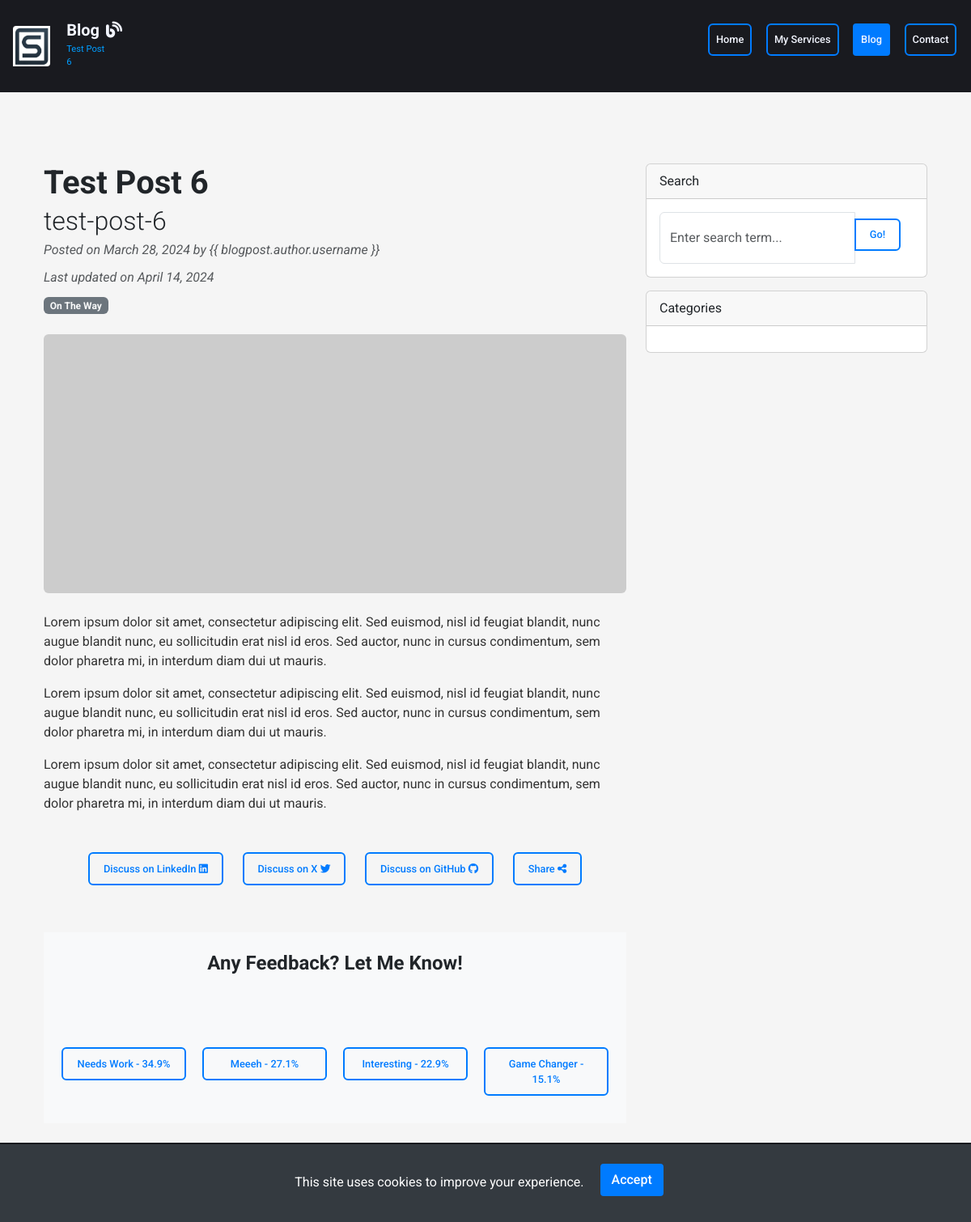
/blog/post/6/, run on the app's committed database.
### blog/models.py (models this page shows, shortened)
class BlogPost(models.Model):
    title = models.CharField(max_length=200)
    slug = models.SlugField(max_length=250, unique_for_date='created_at', null=True, blank=True)
    content = models.TextField()
    created_at = models.DateTimeField(auto_now_add=True)
    updated_at = models.DateTimeField(auto_now=True)
    image = models.ImageField(upload_to='blog_images/', blank=True, null=True)
    author = models.ForeignKey(User, on_delete=models.CASCADE, null=True)
    categories = models.ManyToManyField(Category, related_name='blog_posts')
    needs_work_votes = models.PositiveIntegerField(default=0)
    meh_votes = models.PositiveIntegerField(default=0)
    interesting_votes = models.PositiveIntegerField(default=0)
    game_changer_votes = models.PositiveIntegerField(default=0)

class Category(models.Model):
    name = models.CharField(max_length=100)

### blog/views.py (the view)
# urls.py: path('post/<int:pk>/', BlogPostDetailView.as_view(), name='blog_detail'),
class BlogPostDetailView(DetailView):
    model = BlogPost
    template_name = 'blog/blogpost_detail.html'
    def get_context_data(self, **kwargs):
        context = super().get_context_data(**kwargs)
        blogpost = context.get('blogpost')
        friendly_names = {
            'needs_work': 'Needs Work',
            'meh': 'Meeeh',
            'interesting': 'Interesting',
            'game_changer': 'Game Changer'
        }
        context['choices'] = friendly_names
        context['vote_form'] = BlogPostVoteForm()
        total_votes = sum(getattr(blogpost, f"{choice}_votes") for choice in friendly_names)
        context['vote_percentages'] = {
            choice: (getattr(blogpost, f"{choice}_votes") / total_votes * 100 if total_votes > 0 else 0)
            for choice in friendly_names
        }
        return context

### blog/forms.py
class BlogPostVoteForm(forms.Form):
    VOTE_CHOICES = (
        ('needs_work', 'Needs Work'),
        ('meh', 'Meh'),
        ('interesting', 'Interesting'),
        ('game_changer', 'Game Changer'),
    )
    vote = forms.ChoiceField(choices=VOTE_CHOICES, widget=forms.RadioSelect)

### blog/templatetags/blog_extras.py (called while the page is built)
@register.filter
def get_item(dictionary, key):
    return dictionary.get(key)

### blog/templates/blog/blogpost_detail.html (shortened to what this page needs)
{% extends "base.html" %}
{% load blog_extras %}
{% block content %}
<div class="container mt-5">
  <div class="row">
    <div class="col-lg-8">
      <article>
        <header class="mb-4">
          <h1 class="fw-bolder mb-1">{{ blogpost.title }}</h1>
          <h2 class="fw-light mb-1">{{ blogpost.slug }}</h2>
          <div class="text-muted fst-italic mb-2">Posted on {{ blogpost.created_at|date:'F d, Y' }} by {{
            blogpost.author.username }}
          </div>
          <div class="text-muted fst-italic mb-2">Last updated on <time
              datetime="{{ blogpost.updated_at|date:'Y-m-d' }}">{{ blogpost.updated_at|date:'F d, Y' }}</time></div>
          <div>
            {% for category in blogpost.categories.all %}
            <a class="badge bg-secondary text-decoration-none link-light" href="#"
              aria-label="Category: {{ category.name }}">{{ category.name }}</a>
            {% endfor %}
          </div>
        </header>
        <figure class="mb-4">
          {% if blogpost.image %}
          <img class="img-fluid rounded" src="{{ blogpost.image.url }}" alt="{{ blogpost.title }}" />
          {% else %}
          <img class="img-fluid rounded" src="https://dummyimage.com/900x400/ced4da/6c757d.jpg"
            alt="default image for {{ blogpost.title }}" />
          {% endif %}
        </figure>
        <section class="mb-5">
          <div class="comment-container">
              {{ blogpost.content|linebreaks }}
              <div class="social-discussion-buttons text-center mt-4">
                  <a href="https://www.linkedin.com/shareArticle?mini=true&url={{ request.build_absolute_uri }}"
                     class="btn btn-outline-primary mt-2 comment-button" target="_blank">
                      Discuss on LinkedIn <i class="fab fa-linkedin"></i>
                  </a>
                  <a href="https://x.com/intent/tweet?text=Check out this blog post&url={{ request.build_absolute_uri }}"
                     class="btn btn-outline-primary mt-2 comment-button" target="_blank">
                      Discuss on X <i class="fab fa-twitter"></i>
                  </a>
                  <a href="https://github.com/your-repo/your-project/issues/new?title=Discussion about {{ blogpost.title|urlencode }}"
                     class="btn btn-outline-primary mt-2 comment-button" target="_blank">
                      Discuss on GitHub <i class="fab fa-github"></i>
                  </a>
                  <button id="shareBtn" class="btn btn-outline-primary mt-2 comment-button">
                      Share <i class="fas fa-share-alt"></i>
                  </button>
              </div>
          </div>
      </section>
      </article>
      <section class="poll-voting-section bg-light py-4 my-4">
        <div class="container">
          <h4 class="text-center mb-4">Any Feedback? Let Me Know!</h4>
          <div class="vote-container">
            {% for key, display_name in choices.items %}
            <button type="button" class="btn btn-outline-primary mt-2 align-self-start vote-button"
              data-vote-type="{{ key }}" data-post-id="{{ blogpost.pk }}">
              {{ display_name }} - <span id="vote_{{ key }}_percent">
                {{ vote_percentages|get_item:key|floatformat:"1" }}%
              </span>
            </button>
            {% endfor %}
          </div>
        </div>
      </section>
    </div>
    <div class="col-lg-4">
      <div class="card mb-3">
        <div class="card-header">Search</div>
        <div class="card-body">
          <div class="input-group">
            <input class="form-control" type="text" placeholder="Enter search term..." aria-label="Enter search term..."
              aria-describedby="button-search" />
            <button class="btn btn-outline-primary mt-2 align-self-start" id="button-search" type="button">Go!</button>
          </div>
        </div>
      </div>
      <div class="card mb-4">
        <div class="card-header">Categories</div>
        <div class="card-body">
        </div>
      </div>
    </div>
  </div>
  {% endblock %}

### static/css/base.css (style rules this page uses)
* { margin: 0; padding: 0; box-sizing: border-box; }
body { font-family: 'Roboto', Arial, sans-serif; font-size: 1rem; line-height: 1.6; color: #333; background-color: #f5f5f5; }
h1, h2, h3, h4, h5, h6 { margin-top: 0; margin-bottom: 0.5em; color: #212529; font-weight: 700; }
h1 { font-size: 2.5rem; }
h2 { font-size: 2rem; }
h4 { font-size: 1.5rem; }
p { margin-bottom: 1rem; font-size: 1rem; line-height: 1.5; color: #333; }
a { color: #007bff; text-decoration: none; transition: color 0.3s ease; }
.text-center { text-align: center; }
.mb-1 { margin-bottom: 0.25rem; }
.mt-2 { margin-top: 0.5rem; }
.mb-2 { margin-bottom: 0.5rem; }
.mb-3 { margin-bottom: 1rem; }
.mt-4 { margin-top: 1.5rem; }
.mb-4 { margin-bottom: 1.5rem; }
.mt-5 { margin-top: 3rem; }
.mb-5 { margin-bottom: 3rem; }

### static/css/components.css (style rules this page uses)
.btn { background-color: #343a40; color: #ffffff; border: 2px solid transparent; padding: 0.55rem 1.05rem; font-size: 0.8rem; border-radius: 0.375rem; transition: all 0.3s ease; cursor: pointer; font-weight: 500; margin: 1rem; }
.btn-outline-primary { color: #007bff; background-color: transparent; border-color: #007bff; }
.vote-container button, .comment-container a, .comment-container button, #shareBtn { width: 100%; max-width: 250px; margin: 10px auto; display: block; }
@media (min-width: 768px) { .vote-container, .comment-container { display: flex; flex-wrap: wrap; justify-content: space-around; align-items: center; } }
@media (min-width: 768px) { .vote-container button, .comment-container a, .comment-container button, #shareBtn { flex: 1 1 150px; width: auto; margin: 10px; max-width: 250px; display: inline-block; } }

### data on the page
BlogPost: title "Test Post 6", slug "test-post-6", created_at "March 28, 2024", updated_at "April 14, 2024", content "Lorem ipsum dolor sit amet, consectetur adipiscing elit. Sed euismod, nisl id feugiat blandit, nunc augue blandit nunc, eu sollicitudin erat nisl id eros. Sed auctor, nunc in cursus condimentum, sem dolor pharetra mi, in interdum diam dui ut mauris. Lorem ipsum dolor sit amet, consectetur adipiscing elit. Sed euismod, nisl id feugiat blandit, nunc augue blandit nunc, eu sollicitudin erat nisl id eros. Sed auctor, nunc in cursus condimentum, sem dolor pharetra mi, in interdum diam dui ut mauris. Lorem ipsum dolor sit amet, consectetur adipiscing elit. Sed euismod, nisl id feugiat blandit, nunc augue blandit nunc, eu sollicitudin erat nisl id eros. Sed auctor, nunc in cursus condimentum, sem…"
Category: name "On The Way"

### other printed values
{{ display_name }} "Needs Work" "Meeeh" "Interesting" "Game Changer"
{{ vote_percentages|get_item:key|floatformat:"1" }} "34.9" "27.1" "22.9" "15.1"
